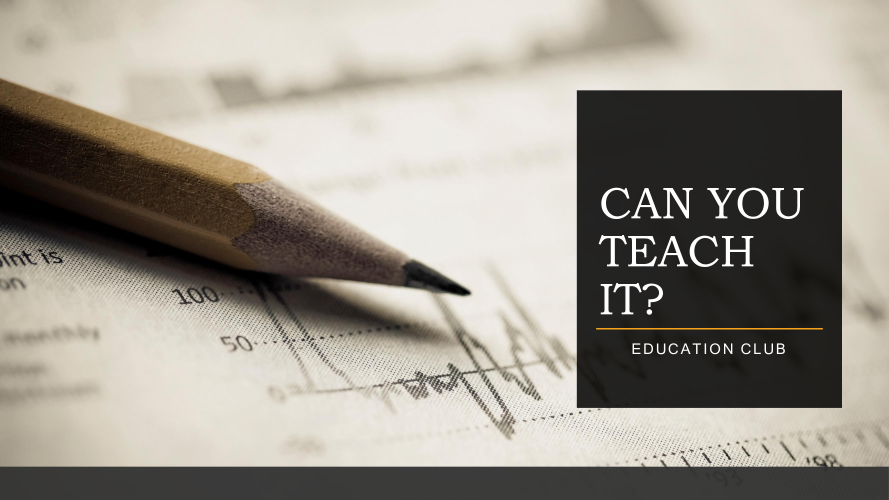
#> input picture assets/img/demos/CAN-YOU-TEACH-IT.jpg, 2667 x 1500 px (shown at 1/3 size); its folder holds 4 pictures in this run
$ python optimiser_800_533.py   (older library calls are emulated)
#> lines starting #> are read from the running program, lines starting #| are printed output that depends on the picture
from PIL import Image, ImageSequence
import os

def resize_gif(image_path, output_path, size=(800, 533)):
    img = Image.open(image_path)
    frames = [frame.copy() for frame in ImageSequence.Iterator(img)]
    resized_frames = []

    for frame in frames:
        new_frame = frame.resize(size, Image.ANTIALIAS)
        resized_frames.append(new_frame)

    resized_frames[0].save(output_path, save_all=True, append_images=resized_frames[1:])

def crop_and_resize(image_path, output_path, size=(800, 533)):
#> called with image_path = 'assets/img/demos/CAN-YOU-TEACH-IT.jpg', size = (800, 533)
    if image_path.lower().endswith('.gif'):
        resize_gif(image_path, output_path, size)
        return

    img = Image.open(image_path)
#> img is the input picture: PIL image 2667x1500 RGB; mean R, G, B 154.3, 148.9, 139.3
    img_resized = img.resize(size, Image.ANTIALIAS)
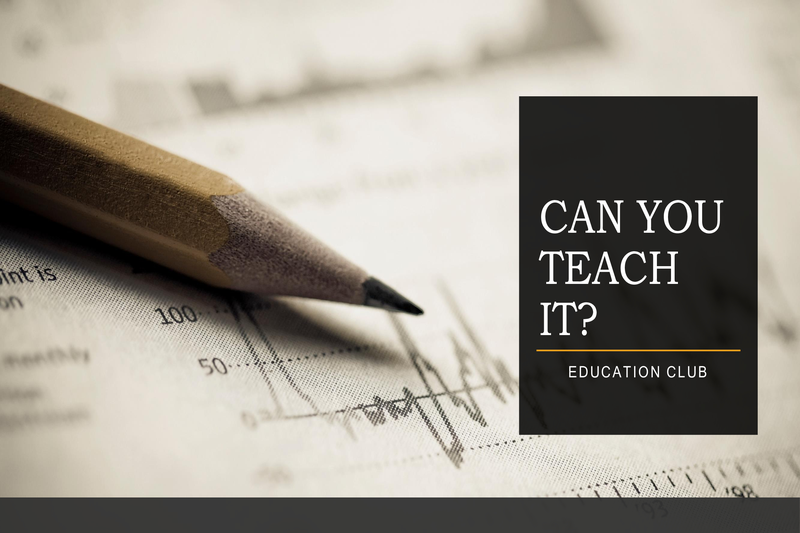
#> img_resized: PIL image 800x533 RGB; mean R, G, B 154.3, 148.9, 139.3
    img_resized.save(output_path)

image_directory = "assets/img/demos"
output_directory = os.path.join(image_directory, "trial")

if not os.path.exists(output_directory):
    os.makedirs(output_directory)

all_files = os.listdir(image_directory)
image_files = [f for f in all_files if f.lower().endswith(('.png', '.jpg', '.jpeg', '.gif'))]

for image_file in image_files:
    image_path = os.path.join(image_directory, image_file)
    output_path = os.path.join(output_directory, f"optimised_{image_file}")
    crop_and_resize(image_path, output_path)
#> pass 2 of the loop `for image_file in image_files:`:
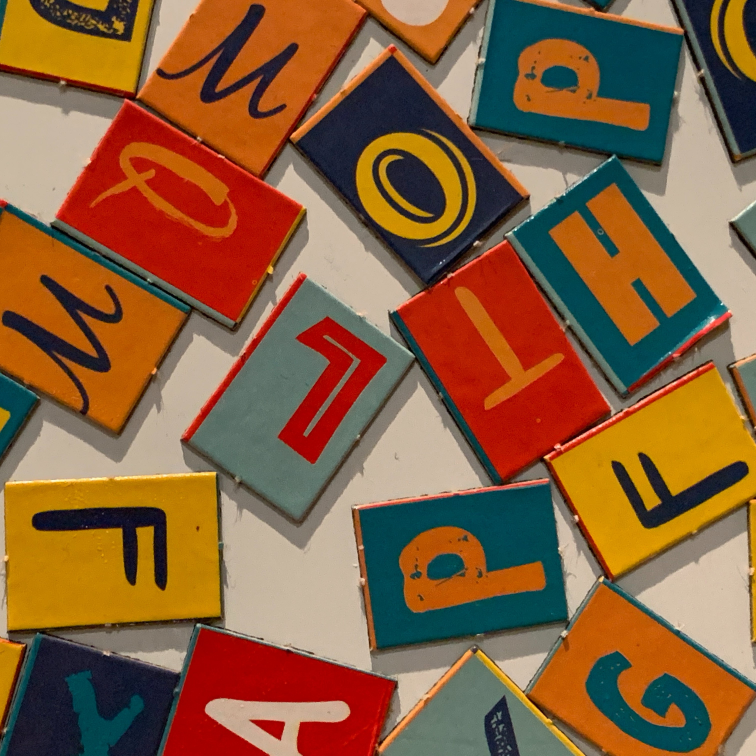
#> input picture assets/img/demos/Spell bee.jpg, 3024 x 3024 px (shown at 1/4 size)
#> in crop_and_resize, img is the input picture: PIL image 3024x3024 RGB; mean R, G, B 136.1, 95.5, 61
#> in crop_and_resize (call 2), `img_resized = img.resize(size, Image.ANTIALIAS)`:
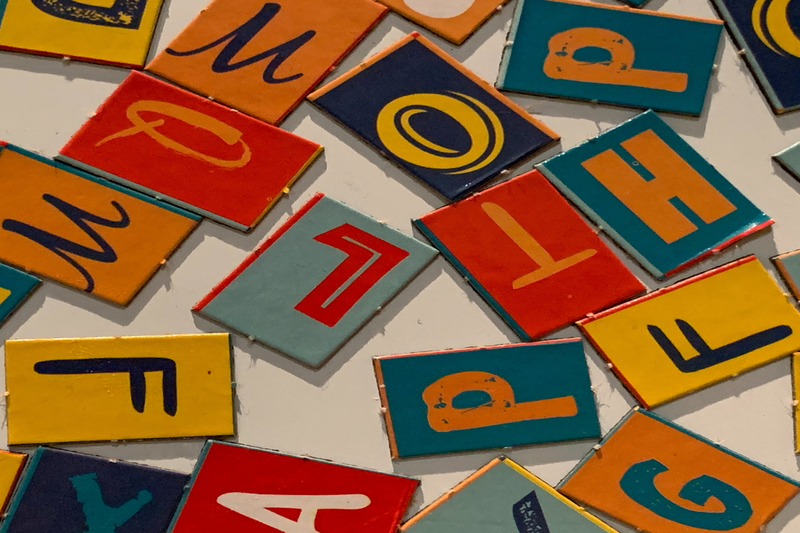
#> img_resized: PIL image 800x533 RGB; mean R, G, B 136.1, 95.5, 61
#> pass 3 of the loop `for image_file in image_files:`:
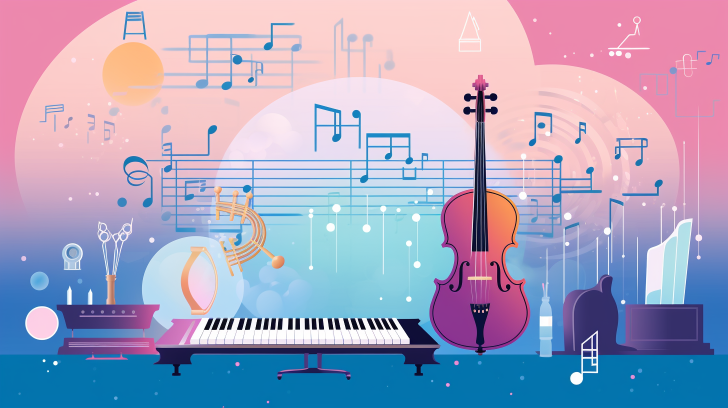
#> input picture assets/img/demos/aria.png, 1456 x 816 px (shown at 1/2 size)
#> in crop_and_resize, img is the input picture: PIL image 1456x816 RGB; mean R, G, B 165.9, 162.8, 191.9
#> in crop_and_resize (call 3), `img_resized = img.resize(size, Image.ANTIALIAS)`:
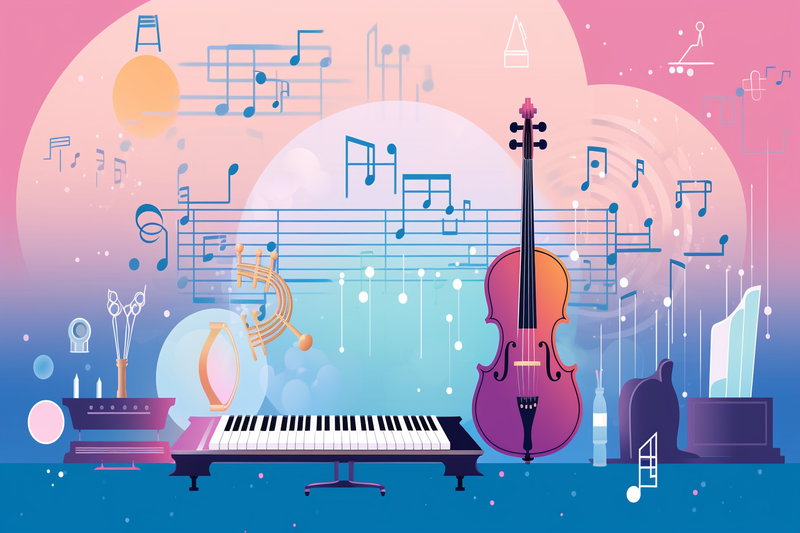
#> img_resized: PIL image 800x533 RGB; mean R, G, B 165.9, 162.8, 191.9
#> the loop made 4 passes; the first 3 are shown
